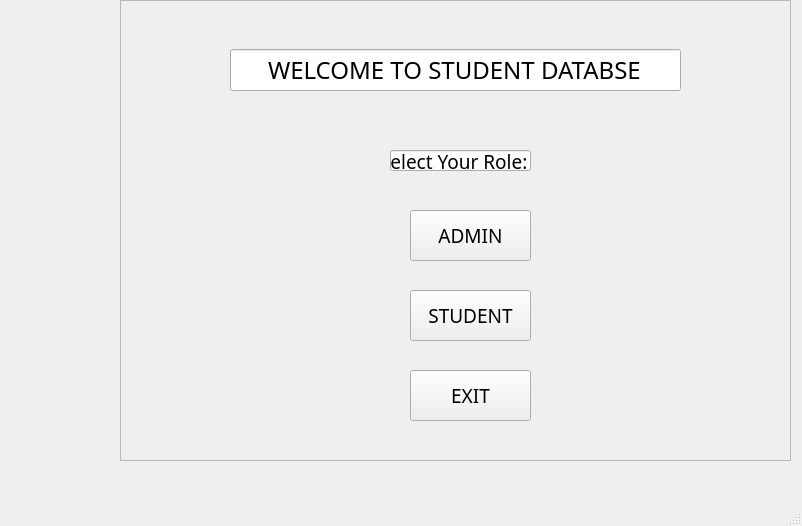
<?xml version="1.0" encoding="UTF-8"?>
<ui version="4.0">
 <class>MainWindow</class>
 <widget class="QMainWindow" name="MainWindow">
  <property name="geometry">
   <rect>
    <x>0</x>
    <y>0</y>
    <width>802</width>
    <height>526</height>
   </rect>
  </property>
  <property name="windowTitle">
   <string>MainWindow</string>
  </property>
  <widget class="QWidget" name="centralwidget">
   <widget class="QWidget" name="verticalLayoutWidget">
    <property name="geometry">
     <rect>
      <x>230</x>
      <y>30</y>
      <width>451</width>
      <height>80</height>
     </rect>
    </property>
    <layout class="QVBoxLayout" name="verticalLayout">
     <item>
      <widget class="QLineEdit" name="lineEdit">
       <property name="font">
        <font>
         <family>Sitka</family>
         <pointsize>18</pointsize>
         <bold>false</bold>
        </font>
       </property>
       <property name="text">
        <string>WELCOME TO STUDENT DATABSE</string>
       </property>
       <property name="alignment">
        <set>Qt::AlignmentFlag::AlignCenter</set>
       </property>
      </widget>
     </item>
    </layout>
   </widget>
   <widget class="QLineEdit" name="lineEdit_2">
    <property name="geometry">
     <rect>
      <x>390</x>
      <y>150</y>
      <width>141</width>
      <height>21</height>
     </rect>
    </property>
    <property name="font">
     <font>
      <family>Poor Richard</family>
      <pointsize>14</pointsize>
     </font>
    </property>
    <property name="text">
     <string>Select Your Role:</string>
    </property>
   </widget>
   <widget class="QPushButton" name="Admin_button">
    <property name="geometry">
     <rect>
      <x>410</x>
      <y>210</y>
      <width>121</width>
      <height>51</height>
     </rect>
    </property>
    <property name="font">
     <font>
      <family>Stencil</family>
      <pointsize>14</pointsize>
     </font>
    </property>
    <property name="text">
     <string>ADMIN</string>
    </property>
   </widget>
   <widget class="QPushButton" name="Student_name">
    <property name="geometry">
     <rect>
      <x>410</x>
      <y>290</y>
      <width>121</width>
      <height>51</height>
     </rect>
    </property>
    <property name="font">
     <font>
      <family>Stencil</family>
      <pointsize>14</pointsize>
     </font>
    </property>
    <property name="text">
     <string>STUDENT</string>
    </property>
   </widget>
   <widget class="QPushButton" name="ExitMain_button">
    <property name="geometry">
     <rect>
      <x>410</x>
      <y>370</y>
      <width>121</width>
      <height>51</height>
     </rect>
    </property>
    <property name="font">
     <font>
      <family>Stencil</family>
      <pointsize>14</pointsize>
     </font>
    </property>
    <property name="text">
     <string>EXIT</string>
    </property>
   </widget>
   <widget class="QFrame" name="frame">
    <property name="geometry">
     <rect>
      <x>120</x>
      <y>0</y>
      <width>671</width>
      <height>461</height>
     </rect>
    </property>
    <property name="styleSheet">
     <string notr="true">border : 4px solid rgb(223,212,122)
 qlineargradient(spread:pad, x1:0, y1:0, x2:1, y2:0, stop:0 rgba(0, 0, 0, 255), stop:1 rgba(255, 255, 255, 255));</string>
    </property>
    <property name="frameShape">
     <enum>QFrame::Shape::StyledPanel</enum>
    </property>
    <property name="frameShadow">
     <enum>QFrame::Shadow::Raised</enum>
    </property>
   </widget>
   <zorder>frame</zorder>
   <zorder>verticalLayoutWidget</zorder>
   <zorder>lineEdit_2</zorder>
   <zorder>Admin_button</zorder>
   <zorder>Student_name</zorder>
   <zorder>ExitMain_button</zorder>
  </widget>
  <widget class="QMenuBar" name="menubar">
   <property name="geometry">
    <rect>
     <x>0</x>
     <y>0</y>
     <width>802</width>
     <height>33</height>
    </rect>
   </property>
  </widget>
  <widget class="QStatusBar" name="statusbar"/>
 </widget>
 <resources/>
 <connections>
  <connection>
   <sender>Admin_button</sender>
   <signal>clicked()</signal>
   <receiver>Admin_button</receiver>
   <slot>show()</slot>
   <hints>
    <hint type="sourcelabel">
     <x>503</x>
     <y>288</y>
    </hint>
    <hint type="destinationlabel">
     <x>448</x>
     <y>271</y>
    </hint>
   </hints>
  </connection>
  <connection>
   <sender>Student_name</sender>
   <signal>clicked()</signal>
   <receiver>Student_name</receiver>
   <slot>show()</slot>
   <hints>
    <hint type="sourcelabel">
     <x>522</x>
     <y>344</y>
    </hint>
    <hint type="destinationlabel">
     <x>475</x>
     <y>329</y>
    </hint>
   </hints>
  </connection>
 </connections>
</ui>
